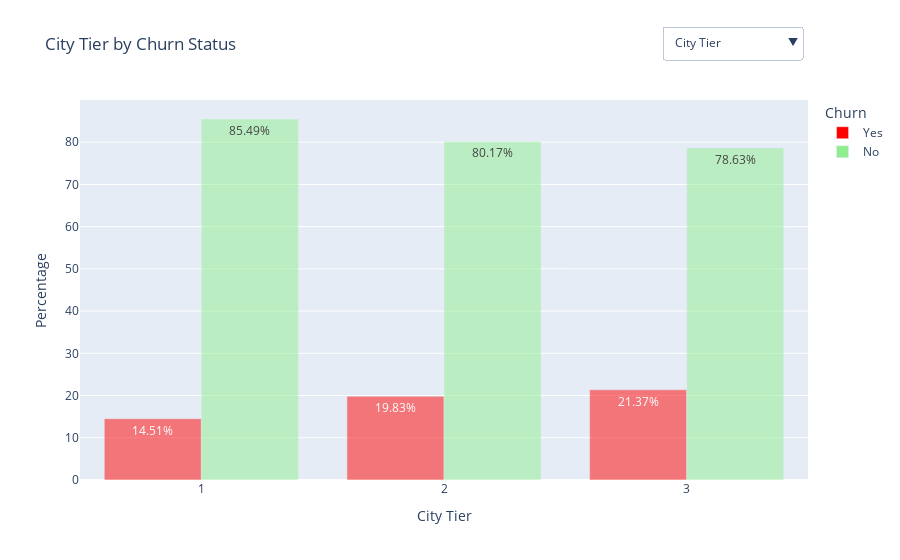

The code cell stored with this chart in its notebook:
### Markdown cell above
<h3 style="color:white; font-weight:bold;">2. Churn Distribution - Ordinal Columns</h3>

### Code cell
# Initialize a figure
fig = go.Figure()

# Loop through each ordinal column and create a bar chart
for column in ordinal_columns:
    # Count the occurrences of each category and churn combination
    counts = df.groupby([column, 'Churn']).size().reset_index(name='count')
    counts = counts.sort_values(by='count', ascending=False)

    # Calculate total counts for each category
    totals = counts.groupby(column)['count'].sum().reset_index(name='total_count')
    counts = pd.merge(counts, totals, on=column, suffixes=('', '_total'))
    counts['percentage'] = (counts['count'] / counts['total_count']) * 100
    counts['percentage'] = counts['percentage'].apply(lambda x: f"{x:.2f}")
    counts = counts.sort_values(by=[column, 'Churn'], ascending=[True, False])

    # Create a bar chart for the current column
    for churn_value in counts['Churn'].unique():
        churn_counts = counts[counts['Churn'] == churn_value]
        fig.add_trace(
            go.Bar(
                x=churn_counts[column],
                y=churn_counts['percentage'].astype(float),  # Use percentage for y-values
                name='Yes' if churn_value else 'No',  # Show 'Yes' or 'No' in the legend
                text=churn_counts['percentage'] + '%',
                customdata=churn_counts[['count']].values,  # Pass count values as customdata
                hoverinfo='text+y',
                hovertemplate=(
                    f'<b>{column}</b>: %{{x}}<br>' +
                    'Percentage: %{y:.2f}%<br>' + 
                    'Count: %{customdata[0]}<br>'  # Display count from customdata
                ),
                marker=dict(color='red' if churn_value else 'lightgreen', opacity=0.5),
                visible=False,
                showlegend=True
            )
        )

# Make the first set of traces (one for each Churn value) visible by default
num_churn_values = len(df['Churn'].unique())
for trace in fig.data[:num_churn_values]:
    trace.visible = True

# Create dropdown buttons for each trace
buttons = []
for i, column in enumerate(ordinal_columns):
    visibility = [False] * len(fig.data)
    start_idx = i * num_churn_values
    for j in range(num_churn_values):
        visibility[start_idx + j] = True
    buttons.append(dict(
        method='update',
        label=split_on_capitals(column),
        args=[{'visible': visibility},
              {'title': f'{split_on_capitals(column)} by Churn Status',
               'xaxis': {'title': split_on_capitals(column)},
               'yaxis_title': 'Percentage'}]  # Update y-axis title dynamically
    ))

# Add dropdown menu to the layout
fig.update_layout(
    updatemenus=[dict(
        buttons=buttons,
        direction="down",
        pad={"r": 10, "t": 10},
        showactive=True,
        active=0,
        x=0.80,
        xanchor='left',
        y=1.22,
        yanchor='top'
    )],
    title=f'{split_on_capitals(ordinal_columns[0])} by Churn Status',
    xaxis_title=split_on_capitals(ordinal_columns[0]),  
    yaxis_title='Percentage',
    barmode='group',
    legend=dict(
        title='Churn'  
    ) 
)

# Display the plot
fig.show()
fig.write_html("D:\College\Placements\Projects\Customer_Churn_Analysis\Interactive Graphs\churn_distribution_ordinal_columns.html")

### Figure 1 — Plotly figure (JSON) as saved in the notebook; plotly's stock layout.template omitted (floating-point values rounded to 4 significant figures)
{"data": [{"customdata": [[532], [48], [368]], "hoverinfo": "text+y", "hovertemplate": "<b>CityTier</b>: %{x}<br>Percentage: %{y:.2f}%<br>Count: %{customdata[0]}<br>", "marker": {"color": "red", "opacity": 0.5}, "name": "Yes", "showlegend": true, "text": ["14.51%", "19.83%", "21.37%"], "type": "bar", "visible": true, "x": [1, 2, 3], "y": [14.51, 19.83, 21.37]}, {"customdata": [[3134], [194], [1354]], "hoverinfo": "text+y", "hovertemplate": "<b>CityTier</b>: %{x}<br>Percentage: %{y:.2f}%<br>Count: %{customdata[0]}<br>", "marker": {"color": "lightgreen", "opacity": 0.5}, "name": "No", "showlegend": true, "text": ["85.49%", "80.17%", "78.63%"], "type": "bar", "visible": true, "x": [1, 2, 3], "y": [85.49, 80.17, 78.63]}, {"customdata": [[134], [74], [292], [184], [264]], "hoverinfo": "text+y", "hovertemplate": "<b>SatisfactionScore</b>: %{x}<br>Percentage: %{y:.2f}%<br>Count: %{customdata[0]}<br>", "marker": {"color": "red", "opacity": 0.5}, "name": "Yes", "showlegend": true, "text": ["11.51%", "12.63%", "17.20%", "17.13%", "23.83%"], "type": "bar", "visible": false, "x": [1, 2, 3, 4, 5], "y": [11.51, 12.63, 17.2, 17.13, 23.83]}, {"customdata": [[1030], [512], [1406], [890], [844]], "hoverinfo": "text+y", "hovertemplate": "<b>SatisfactionScore</b>: %{x}<br>Percentage: %{y:.2f}%<br>Count: %{customdata[0]}<br>", "marker": {"color": "lightgreen", "opacity": 0.5}, "name": "No", "showlegend": true, "text": ["88.49%", "87.37%", "82.80%", "82.87%", "76.17%"], "type": "bar", "visible": false, "x": [1, 2, 3, 4, 5], "y": [88.49, 87.37, 82.8, 82.87, 76.17]}, {"customdata": [[440], [508]], "hoverinfo": "text+y", "hovertemplate": "<b>Complain</b>: %{x}<br>Percentage: %{y:.2f}%<br>Count: %{customdata[0]}<br>", "marker": {"color": "red", "opacity": 0.5}, "name": "Yes", "showlegend": true, "text": ["10.93%", "31.67%"], "type": "bar", "visible": false, "x": [0, 1], "y": [10.93, 31.67]}, {"customdata": [[3586], [1096]], "hoverinfo": "text+y", "hovertemplate": "<b>Complain</b>: %{x}<br>Percentage: %{y:.2f}%<br>Count: %{customdata[0]}<br>", "marker": {"color": "lightgreen", "opacity": 0.5}, "name": "No", "showlegend": true, "text": ["89.07%", "68.33%"], "type": "bar", "visible": false, "x": [0, 1], "y": [89.07, 68.33]}], "layout": {"barmode": "group", "legend": {"title": {"text": "Churn"}}, "title": {"text": "City Tier by Churn Status"}, "updatemenus": [{"active": 0, "buttons": [{"args": [{"visible": [true, true, false, false, false, false]}, {"title": "City Tier by Churn Status", "xaxis": {"title": "City Tier"}, "yaxis_title": "Percentage"}], "label": "City Tier", "method": "update"}, {"args": [{"visible": [false, false, true, true, false, false]}, {"title": "Satisfaction Score by Churn Status", "xaxis": {"title": "Satisfaction Score"}, "yaxis_title": "Percentage"}], "label": "Satisfaction Score", "method": "update"}, {"args": [{"visible": [false, false, false, false, true, true]}, {"title": "Complain by Churn Status", "xaxis": {"title": "Complain"}, "yaxis_title": "Percentage"}], "label": "Complain", "method": "update"}], "direction": "down", "pad": {"r": 10, "t": 10}, "showactive": true, "x": 0.8, "xanchor": "left", "y": 1.22, "yanchor": "top"}], "xaxis": {"title": {"text": "City Tier"}}, "yaxis": {"title": {"text": "Percentage"}}}}
